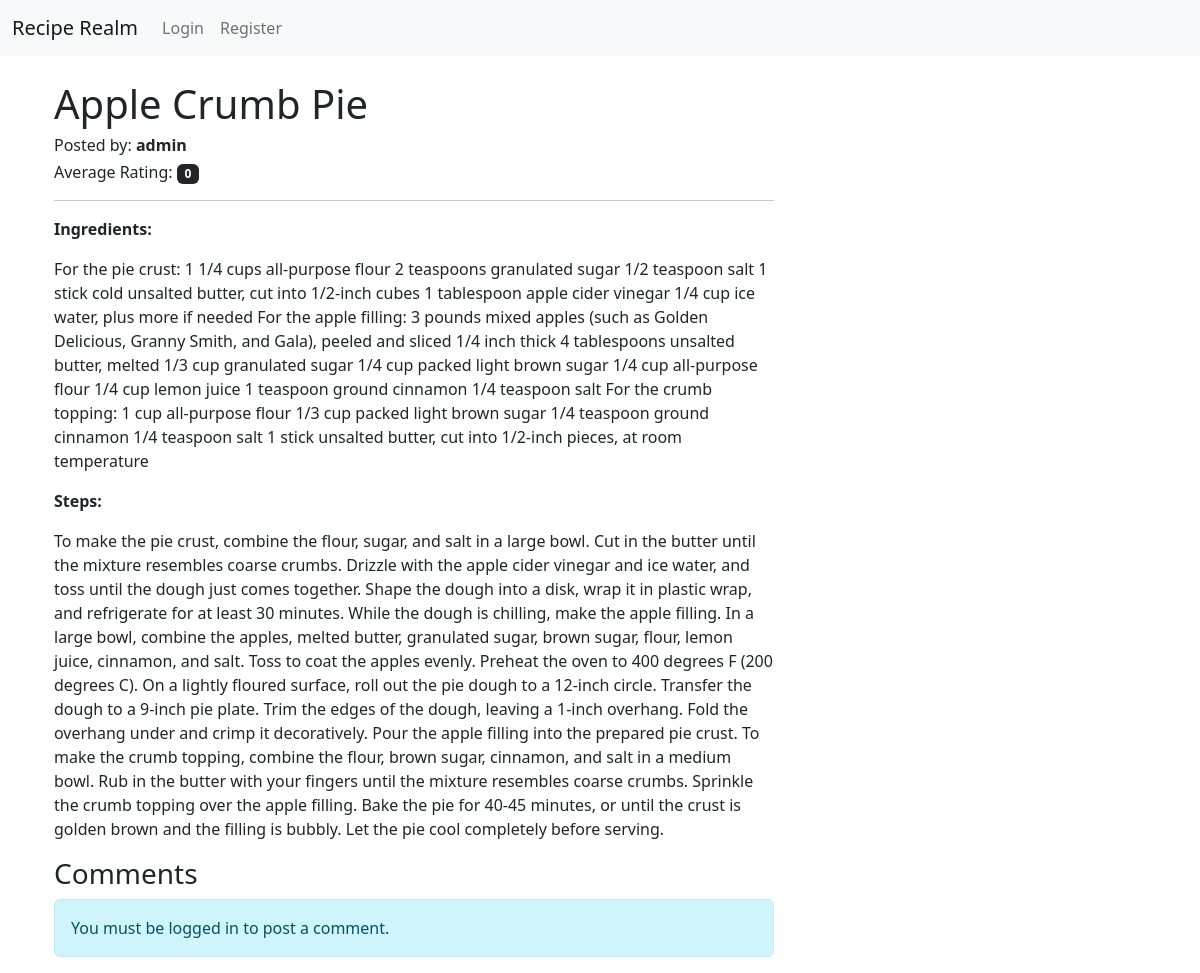
The page /recipe/4 on the database its author committed.
### models.py (models this page shows)
class Recipe(db.Model):
    id = db.Column(db.Integer, primary_key=True)
    title = db.Column(db.String(200), nullable=False)
    ingredients = db.Column(db.Text, nullable=False)
    steps = db.Column(db.Text, nullable=False)
    author_id = db.Column(db.Integer, db.ForeignKey('user.id'), nullable=False)
    ratings = db.relationship('Rating', backref='recipe', lazy=True)
    @property
    def average_rating(self):
        total_ratings = len(self.ratings)
        if total_ratings == 0:
            return 0
        return sum([rating.value for rating in self.ratings]) / total_ratings

class User(db.Model, UserMixin):
    id = db.Column(db.Integer, primary_key=True)
    username = db.Column(db.String(150), nullable=False, unique=True)
    email = db.Column(db.String(150), nullable=False, unique=True)
    password = db.Column(db.String(150), nullable=False)
    recipes = db.relationship('Recipe', backref='author', lazy=True)
    comments = db.relationship('Comment', backref='user', lazy=True)  # Added backref to the Comment model
    bio = db.Column(db.String(500), nullable=True)
    profile_picture = db.Column(db.String(20), nullable=False, default='default.jpg')

### app.py (the view)
@app.route('/recipe/<int:recipe_id>', methods=['GET', 'POST'])
def recipe_detail(recipe_id):
    recipe = Recipe.query.get_or_404(recipe_id)
    form = CommentForm()  # Existing comment form
    rate_form = RatingForm()  # New rating form
    if form.validate_on_submit() and current_user.is_authenticated:
        comment = Comment(content=form.content.data, user_id=current_user.id, recipe_id=recipe_id)
        db.session.add(comment)
        db.session.commit()
        flash('Your comment has been posted!', 'success')
        return redirect(url_for('recipe_detail', recipe_id=recipe.id))
    if rate_form.validate_on_submit() and current_user.is_authenticated:
        rating = Rating(value=rate_form.rating_value.data, user_id=current_user.id, recipe_id=recipe_id)
        db.session.add(rating)
        db.session.commit()
        flash('Thanks for rating!', 'success')
        return redirect(url_for('recipe_detail', recipe_id=recipe.id))
    comments = Comment.query.filter_by(recipe_id=recipe.id).order_by(Comment.timestamp.desc()).all()
    return render_template('recipe_detail.html', recipe=recipe, form=form, comments=comments, rate_form=rate_form)

### templates/recipe_detail.html (shortened to what this page needs)
{% extends "layout.html" %} {% block content %}
<div class="container mt-4">
  <div class="row">
    <div class="col-md-8">
      <h1>{{ recipe.title }}</h1>
      <h6>Posted by: <strong><a href="{{ url_for('user_profile', username=recipe.author.username) }}" class="text-decoration-none text-dark">{{ recipe.author.username }}</a></strong></h6>
      <h6>
        Average Rating:
        <span class="badge bg-dark">{{ recipe.average_rating }}</span>
      </h6>
      <hr />
      <p><strong>Ingredients:</strong></p>
      <p>{{ recipe.ingredients }}</p>
      <p><strong>Steps:</strong></p>
      <p>{{ recipe.steps }}</p>
      <h3>Comments</h3>
       {% if current_user.is_authenticated %}
      <h4>Post a Comment</h4>
      <form method="POST">
        {{ form.hidden_tag() }}
        <div class="form-group">
          {{ form.content.label }} {{ form.content(class="form-control") }}
        </div>
        {{ form.submit(class="btn btn-primary") }}
      </form>
      {% else %}
      <div class="alert alert-info" role="alert">
        You must be logged in to post a comment.
      </div>
      {% endif %}
    </div>
    <div class="col-md-4">
    </div>
  </div>
</div>
{% endblock %}

### rows shown on the page
Recipe: title "Apple Crumb Pie", ingredients "For the pie crust: 1 1/4 cups all-purpose flour 2 teaspoons granulated sugar 1/2 teaspoon salt 1 stick cold unsalted butter, cut into 1/2-inch cubes 1 tablespoon apple cider vinegar 1/4 cup ice water, plus more if needed For the apple filling: 3 pounds mixed apples (such as Golden Delicious, Granny Smith, and Gala), peeled and sliced 1/4 inch thick 4 tablespoons unsalted butter, melted 1/3 cup granulated sugar 1/4 cup packed light brown sugar 1/4 cup all-purpose flour 1/4 cup lemon juice 1 teaspoon ground cinnamon 1/4 teaspoon salt For the crumb topping: 1 cup all-purpose flour 1/3 cup packed light brown sugar 1/4 teaspoon ground cinnamon 1/4 teaspoon salt 1 stick unsalted butter, cut into…", steps "To make the pie crust, combine the flour, sugar, and salt in a large bowl. Cut in the butter until the mixture resembles coarse crumbs. Drizzle with the apple cider vinegar and ice water, and toss until the dough just comes together. Shape the dough into a disk, wrap it in plastic wrap, and refrigerate for at least 30 minutes. While the dough is chilling, make the apple filling. In a large bowl, combine the apples, melted butter, granulated sugar, brown sugar, flour, lemon juice, cinnamon, and salt. Toss to coat the apples evenly. Preheat the oven to 400 degrees F (200 degrees C). On a lightly floured surface, roll out the pie dough to a 12-inch circle. Transfer the dough to a 9-inch pie…"
User: author.username "admin"

### other values the page prints
{{ recipe.average_rating }} "0"
